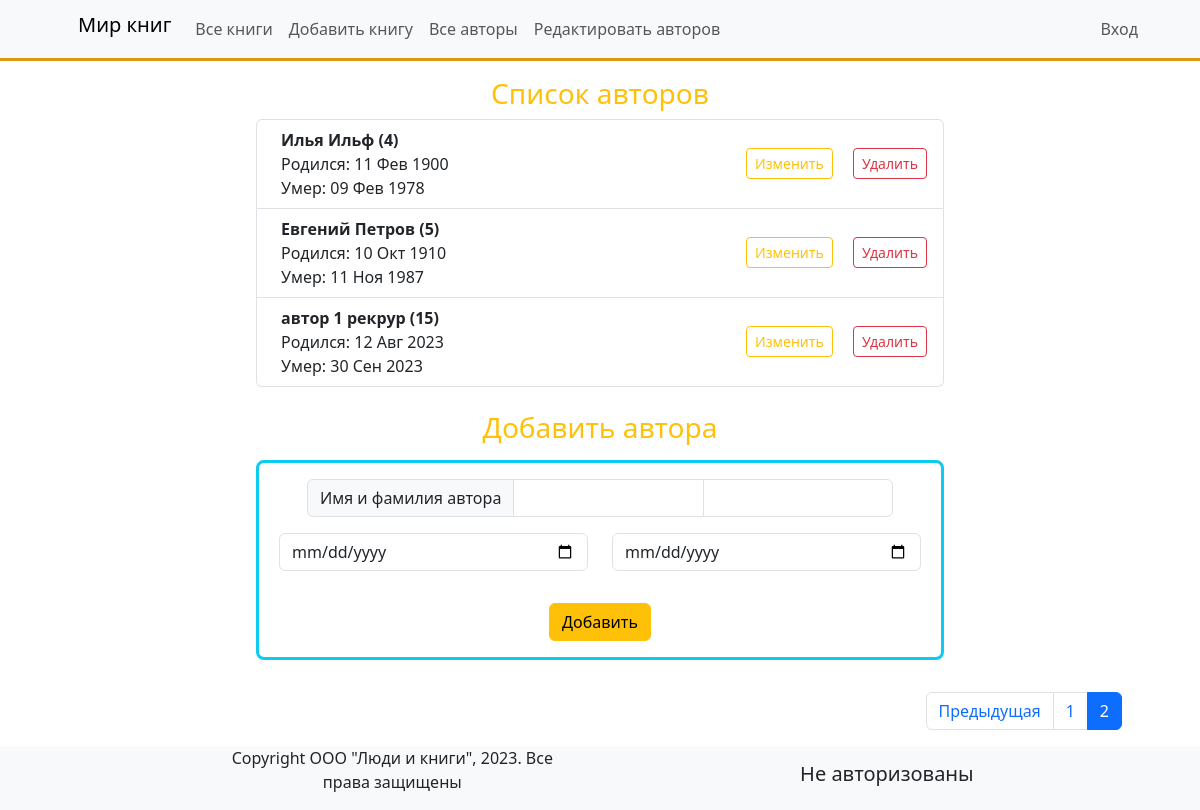
Page /authors_add/?page=2 on the earlier database version.
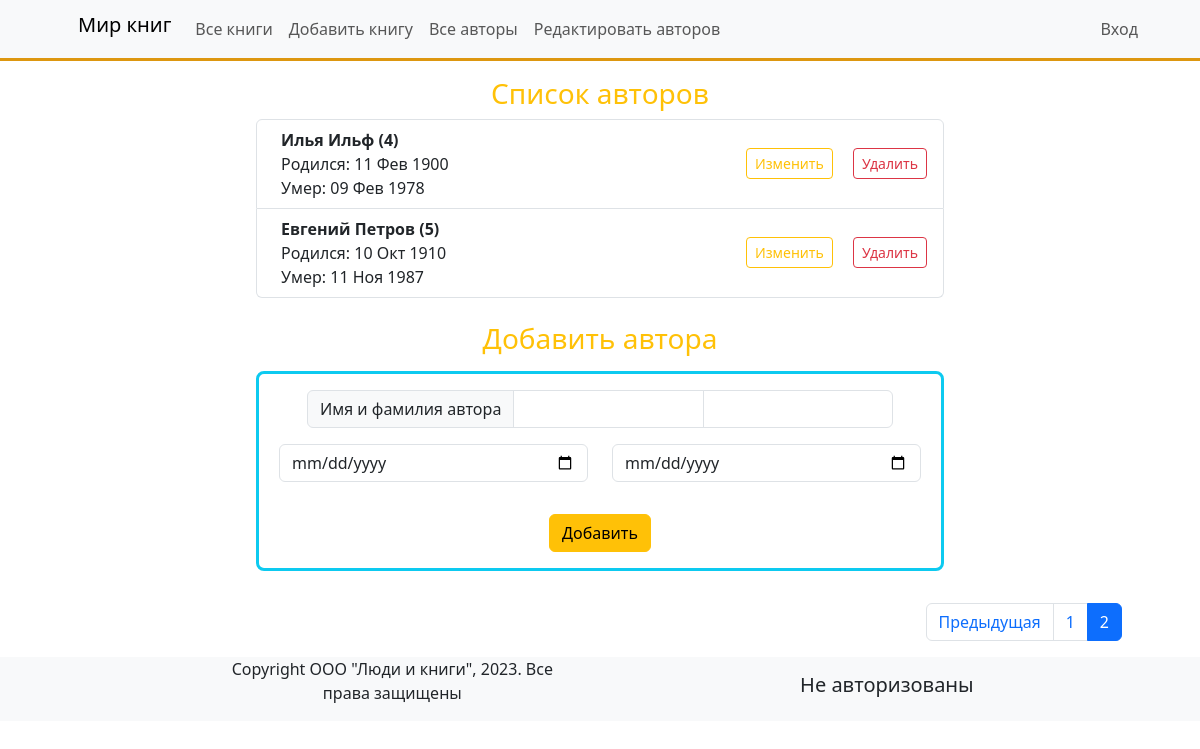
Same page on the later database version.
### catalog/models.py (models this page shows, shortened)
class Author(models.Model):
    first_name = models.CharField(max_length=100, help_text='Введите имя автора',
                                  verbose_name='Имя автора')
    last_name = models.CharField(max_length=100, help_text='Введите фамилию автора',
                                 verbose_name='Фамилия автора')
    date_of_birth = models.DateField(help_text='Введите дату рождения', verbose_name='Дата рождения',
                                     null=True, blank=True)
    date_of_death = models.DateField(help_text='Введите дату смерти', verbose_name='Дата смерти',
                                     null=True, blank=True)
    class Meta:
        verbose_name = 'Автор'
        verbose_name_plural = 'Авторы'

### catalog/views.py (the view)
# urls.py: path('authors_add/', views.authors_add, name='authors-add'),
def authors_add(request):
    authors = Author.objects.all()
    pagin_authors = Paginator(authors, per_page=3)
    page_number = request.GET.get('page')
    page_obj = pagin_authors.get_page(page_number)
    return render(request, template_name='authors_add.html',
                  context={"authors": authors, 'page_object': page_obj})

### catalog/templates/authors_add.html (shortened to what this page needs)
{% extends 'base.html' %}
{% block content %}
    <div class="container px-5 py-3">
        <div class="row justify-content-center">
            <div class="col-md-8">
                <h3 class="text-center text-warning">Список авторов</h3>
                <ol class="list-group">
                    {% for author in page_object %}
                        <li class="list-group-item d-flex justify-content-between align-items-center">
                            <div class="ms-2 me-auto">
                                <div class="fw-bold">{{ author.first_name }} {{ author.last_name }} ({{ author.id }})
                                </div>
                                <span>Родился: {{ author.date_of_birth|date:'d M Y' }}</span>
                                {% if author.date_of_death %}
                                    <br>
                                    <span>Умер: {{ author.date_of_death|date:'d M Y' }}</span>
                                {% endif %}
                            </div>
                            <div class="text-center">
                                <a href="{% url 'catalog:edit' author.pk %}" class="btn btn-sm btn-outline-warning me-2">Изменить</a>
                                <a href="{% url 'catalog:delete' author.pk %}" class="btn btn-sm btn-outline-danger ms-2">Удалить</a>
                            </div>
                        </li>
                    {% endfor %}
                </ol>
            </div>
            <div class="col-8">
                <h3 class="text-center text-warning mt-4">Добавить автора</h3>
                <form action="{% url 'catalog:create' %}" method="post"
                      class="border border-3 rounded-3 border-info my-3">
                    <div class="input-group my-3 px-1 px-lg-5">
                        <span class="input-group-text">Имя и фамилия автора</span>
                        <input type="text" name="first_name" aria-label="Имя" class="form-control" required>
                        <input type="text" name="last_name" aria-label="Фамилия" class="form-control" required>
                    </div>
                    <div class="row my-3 mx-2">
                        <div class="col-lg py-3 py-sm-3 py-md-3 py-lg-0">
                            <input type="date" name="date_of_birth" class="form-control" required>
                        </div>
                        <div class="col-lg py-3 py-sm-3 py-md-3 py-lg-0">
                            <input type="date" name="date_of_death" class="form-control">
                        </div>
                    </div>
                    <div class="row justify-content-center py-3">
                        <div class="col text-center">
                            <button type="submit"
                                    class="btn btn-warning ">Добавить
                            </button>
                        </div>
                    </div>
                </form>
            </div>
        </div>
    </div>
    {% if page_object.paginator %}
        <div class="container px-5">
            <nav>
                <ul class="pagination justify-content-end">
                    {% if page_object.has_previous %}
                        <li class="page-item">
                            <a class="page-link" href="{{ request.path }}?page={{ page_obj.previous_page_number }}">Предыдущая</a>
                        </li>
                    {% endif %}
                    {% for p in page_object.paginator %}
                        <li class="page-item"><a
                                class="page-link {% if p.number == page_object.number %}active{% endif %} "
                                href="{{ request.path }}?page={{ p.number }}">{{ p.number }}</a></li>
                    {% endfor %}
                </ul>
            </nav>
        </div>
    {% endif %}
{% endblock %}

Differences in the rows shown:
removed Author: first_name "автор 1", last_name "рекрур", id "15", date_of_birth "12 Авг 2023", date_of_death "30 Сен 2023"
